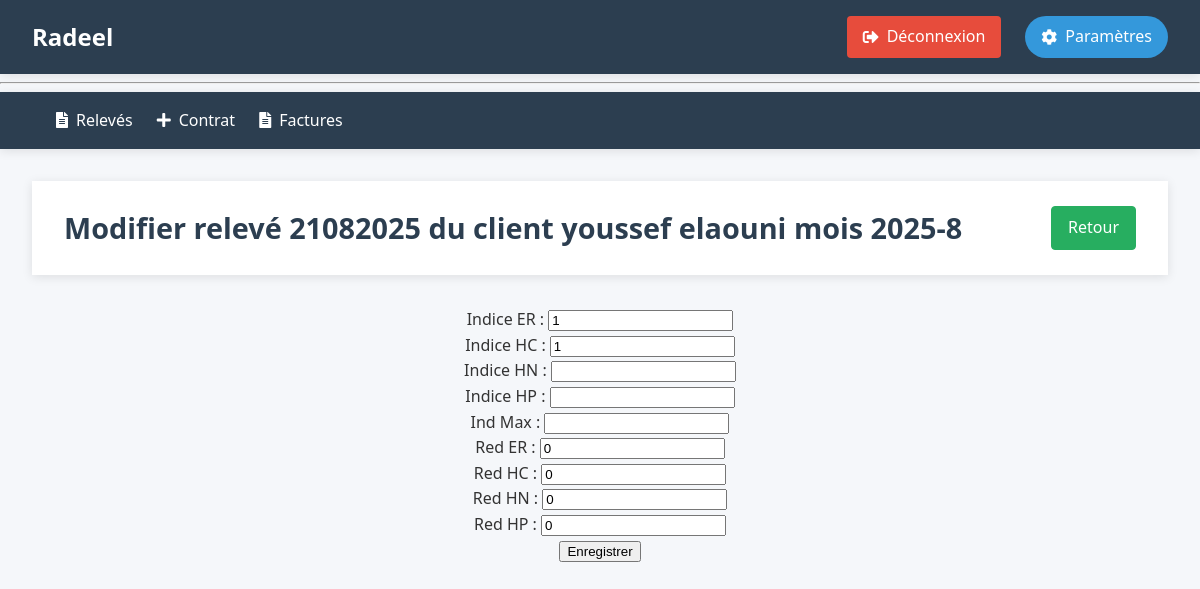
Screenshot of /21082025/modifier (signed in) with the database file from the repository.
### tables this page shows
CREATE TABLE releves (
    id TEXT PRIMARY KEY NOT NULL,
    Nr_contrat INTEGER NOT NULL,
    mois INTEGER CHECK (mois BETWEEN 1 AND 12),
    annee INTEGER ,
    IER INTEGER CHECK(IER >= 0),-- Indicateur d'energie reactif
    IEA_HC INTEGER CHECK(IEA_HC >= 0),-- Indicateur d'energie active en heures creuses
    IEA_HN INTEGER CHECK(IEA_HN >= 0),-- Indicateur d'energie active en heures normales
    IEA_HP INTEGER CHECK(IEA_HP >= 0),-- Indicateur d'energie active en heures pleines
    RED_ER INTEGER DEFAULT 0,--Redressement d'energie reactif
    RED_EA_HC INTEGER DEFAULT 0,--Redressement d'energie active en heures creuses
    RED_EA_HN INTEGER DEFAULT 0,--Redressement d'energie active en heures normales
    RED_EA_HP INTEGER DEFAULT 0 ,--Redressement d'energie active en heures pleines
    IMAX INTEGER CHECK(IMAX >= 0),--Indicateur de maximum KW
    statut TEXT DEFAULT 'non valide' CHECK(statut IN ('valide', 'non valide')),
    FOREIGN KEY (Nr_contrat) REFERENCES contrats(Nr_contrat) ON DELETE CASCADE
    --UNIQUE(Nr_contrat, mois, annee) -- Assure qu'il n'y a qu'un relevé par mois et par contrat
);

CREATE TABLE contrats (
    Nr_contrat INTEGER PRIMARY KEY ,
    nom_abonne TEXT NOT NULL,
    Adresse TEXT NOT NULL,
    date_contrat DATE NOT NULL DEFAULT CURRENT_DATE,
    Secteur INTEGER NOT NULL,
    Puissance_souscrite INTEGER NOT NULL CHECK(Puissance_souscrite > 0),
    Puissance_installee INTEGER NOT NULL CHECK(Puissance_installee > 0),
    type_installation INTEGER NOT NULL CHECK(type_installation IN (1, 2, 12)),
    statut TEXT NOT NULL DEFAULT 'actif' CHECK(statut IN ('actif', 'resile', 'suspendu'))
);

### radeel/releve.py (the view, shortened to what this page needs)
@br.route("/<id>/modifier", methods=["GET", "POST"])
def modifier(id):
    db = get_db()
    releve = db.execute("""
        SELECT r.*, c.nom_abonne
        FROM releves r
        JOIN contrats c ON c.Nr_contrat = r.Nr_contrat
        WHERE r.id= ? """, (id,)).fetchone()
    if  releve is None:
        flash("Relevé non trouvé.", "error")
        return redirect(url_for('releve.index'))
    mois = f"{releve['annee']}-{releve['mois']}"
    return render_template('releves/modifier.html', releve = releve , mois=mois)

### radeel/auth.py (called while the page is built)
@bp.before_app_request
def load_logged_in_user():
    user_id = session.get('user_id')
    if user_id is None:
        g.user = None
    else:
        g.user = get_db().execute(
            'SELECT * FROM user WHERE id = ?', (user_id,)
        ).fetchone()

def login_required(view):
    @functools.wraps(view)
    def wrapped_view(**kwargs):
        if not session.get('authenticated'):
            return redirect(url_for('auth.login'))
        return view(**kwargs)
    return wrapped_view

### radeel/db.py (called while the page is built)
def get_db():
    if 'db' not in g:
        g.db = sqlite3.connect(
            current_app.config['DATABASE'],
            detect_types=sqlite3.PARSE_DECLTYPES
        )
        g.db.execute("PRAGMA foreign_keys = ON;")
        g.db.row_factory = sqlite3.Row
    return g.db

### radeel/releve.py (called while the page is built)
@br.before_request
@login_required
def before_request():
    pass

### radeel/templates/releves/modifier.html
{% extends 'base.html' %}
{% block header %}
    <h1>Modifier relevé {{ releve.id }} du client {{ releve.nom_abonne }} mois {{ mois }}</h1>
    <a href="{{ url_for('releve.afficher', mois=mois) }}" class="btn btn-success">Retour </a>
{% endblock %}
{% block content %}
    <form style="text-align: center;" method="post">
        <label>Indice ER : <input type="number" name="indice_ER" value="{{ releve.IER or '' }}" ></label><br>
        <label>Indice HC : <input type="number" name="indice_HC" value="{{ releve.IEA_HC or '' }}" ></label><br>
        <label>Indice HN : <input type="number" name="indice_HN" value="{{ releve.IEA_HN or '' }}" ></label><br>
        <label>Indice HP : <input type="number" name="indice_HP" value="{{ releve.IEA_HP or '' }}" ></label><br>
        <label>Ind Max : <input type="number" name="Indic_max" value="{{ releve.IMax or '' }}"></label><br>
        <label>Red ER : <input type="number" name="Red_ER" value="{{ releve.Red_ER or '0' }}" ></label><br>
        <label>Red HC : <input type="number" name="Red_HC" value="{{ releve.Red_EA_HC or '0' }}" ></label><br>
        <label>Red HN : <input type="number" name="Red_HN" value="{{ releve.Red_EA_HN or '0' }}" ></label><br>
        <label>Red HP : <input type="number" name="Red_HP" value="{{ releve.Red_EA_HP or '0' }}" ></label><br>
        <button type="submit">Enregistrer</button>
    </form>
{% endblock %}

### radeel/static/style.css (style rules this page uses)
:root { --primary-color: #2c3e50; --secondary-color: #3498db; --accent-color: #e74c3c; --light-color: #ecf0f1; --dark-color: #2c3e50; --success-color: #27ae60; --warning-color: #f39c12; --text-color: #333; --text-light: #95a5a6; --border-radius: 4px; --box-shadow: 0 2px 10px rgba(0, 0, 0, 0.1); --transition: all 0.3s ease; }
body { font-family: 'Segoe UI', Tahoma, Geneva, Verdana, sans-serif; line-height: 1.6; color: var(--text-color); background-color: #f5f7fa; padding: 0; margin: 0; }
header h1 { margin: 0; color: var(--dark-color); font-size: 1.8rem; }
.btn { display: inline-block; padding: 0.5rem 1rem; border-radius: var(--border-radius); text-decoration: none; font-weight: 500; transition: all 0.3s ease; }
.btn-success { background-color: var(--success-color); color: white; border: 1px solid var(--success-color); }
body { font-family: 'Segoe UI', Tahoma, Geneva, Verdana, sans-serif; line-height: 1.6; color: var(--text-color); background-color: #f5f7fa; margin: 0; padding: 0; min-height: 100vh; }

### rows the page displays
releves: id "21082025", indice_ER "1", indice_HC "1", Red_ER "0", Red_HC "0", Red_HN "0", Red_HP "0"
contrats: nom_abonne "youssef elaouni"

### other values shown
{{ mois }} "2025-8"
